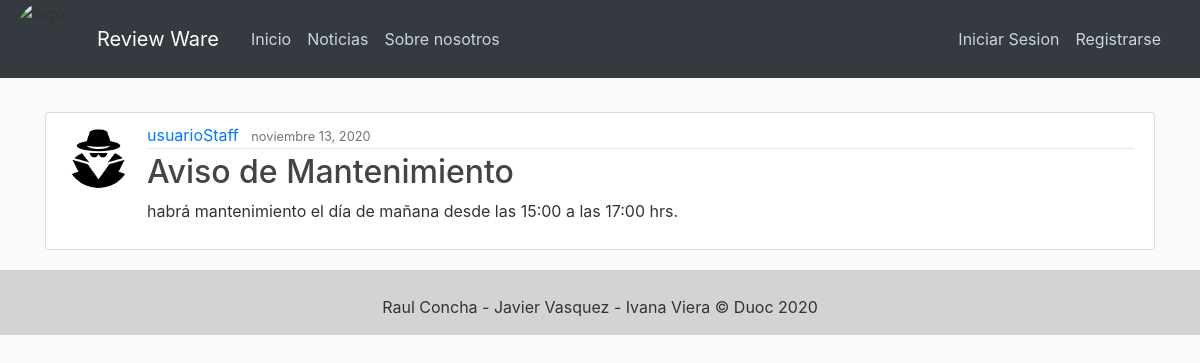
Page /news/17/ on the committed database.
### blog/models.py (models this page shows, shortened)
class News(models.Model):
    title = models.CharField(max_length=100)
    content = models.TextField()
    date_posted = models.DateTimeField(default=timezone.now)
    author = models.ForeignKey(User, on_delete=models.CASCADE)

### users/models.py (models this page shows, shortened)
class Profile(models.Model):
    user = models.OneToOneField(User, on_delete=models.CASCADE)
    image = models.ImageField(default='default.jpg', upload_to='profile_pics')

### blog/views.py (the view)
# urls.py: path('news/<int:pk>/', NewsDetailView.as_view(), name='news-detail'),
class NewsDetailView(DetailView):
    model = News

### blog/templates/blog/news_detail.html (shortened to what this page needs)
{% extends "blog/base.html" %}
{% block content %}
  <article class="media content-section">
    <img class="rounded-circle article-img" src="{{ object.author.profile.image.url }}">
    <div class="media-body">
      <div class="article-metadata">
        <a class="mr-2" href="{% url 'user-news' object.author.username %}">{{ object.author }}</a>
        <small class="text-muted">{{ object.date_posted|date:"F d, Y" }}</small>
      </div>
      <h2 class="article-title">{{ object.title }}</h2>
      <p class="article-content">{{ object.content }}</p>
    </div>
  </article>
{% endblock content %}

### blog/static/blog/main.css (style rules this page uses)
body { background: #fafafa; color: #333333; margin-top: 7rem; }
h1, h2, h3, h4, h6 { color: #444444; }
.content-section { background: #ffffff; padding: 10px 20px; border: 1px solid #dddddd; border-radius: 3px; margin-bottom: 20px; }
.article-title { color: #444444; }
.article-content { white-space: pre-line; }
.article-img { height: 65px; width: 65px; margin-right: 16px; }
.article-metadata { padding-bottom: 1px; margin-bottom: 4px; border-bottom: 1px solid #e3e3e3 }

### rows in the picture
News: author.profile.image (placeholder picture), author "usuarioStaff", date_posted "noviembre 13, 2020", title "Aviso de Mantenimiento", content "habrá mantenimiento el día de mañana desde las 15:00 a las 17:00 hrs."
